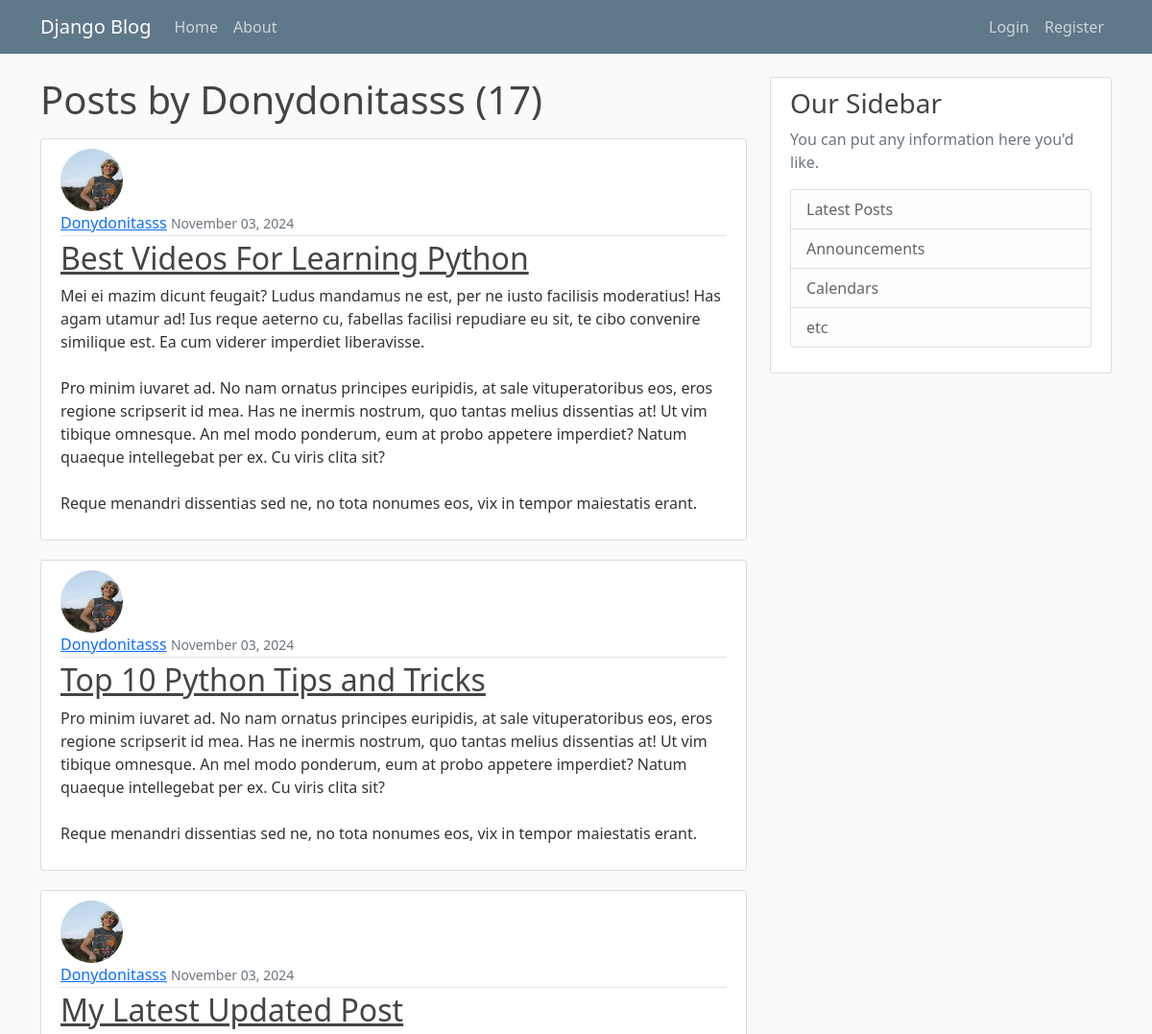
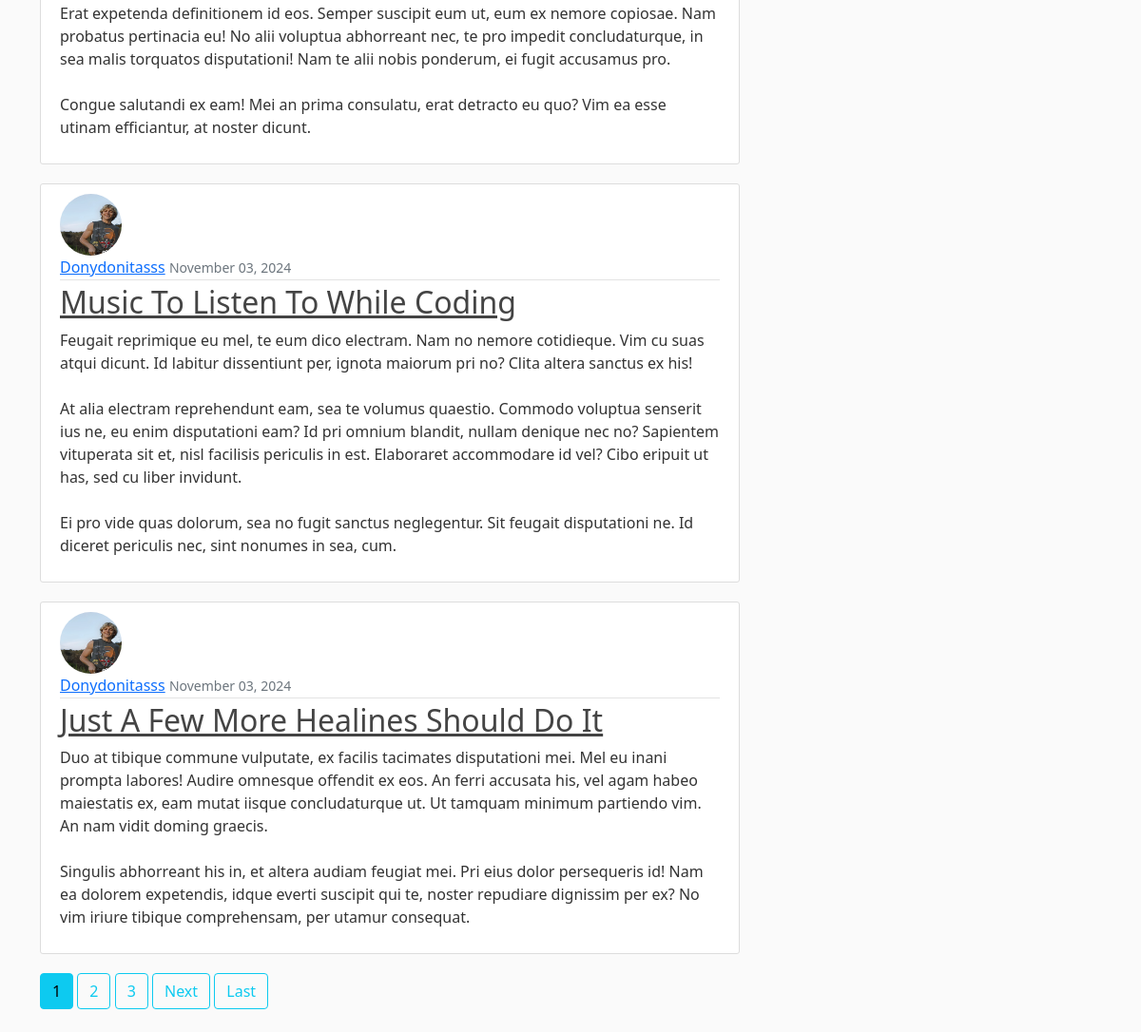
Screenshot of /user/Donydonitasss with the database file from the repository (2 pictures, top to bottom).
### blog/models.py (models this page shows, shortened)
class Post(models.Model):
    title = models.CharField(max_length =100)
    content = models.TextField()
    date_posted = models.DateTimeField(default = timezone.now)
    author = models.ForeignKey (User, on_delete = models.CASCADE)

### user/models.py (models this page shows, shortened)
class Profile(models.Model):
    user = models.OneToOneField(User, on_delete=models.CASCADE)
    image = models.ImageField(default='profile_pics/default.jpg', upload_to='profile_pics')

### blog/views.py (the view)
# urls.py: path('user/<str:username>', UserPostListView.as_view(), name= 'user-posts'),
class UserPostListView(ListView):
    model = Post
    template_name = 'blog/user_posts.html' # <app>/<model>_<viewtype>.html
    context_object_name = 'posts'
    ordering = ['-date_posted']
    paginate_by = 5
    def get_queryset(self):
        user = get_object_or_404(User, username = self.kwargs.get('username'))
        return Post.objects.filter(author=user).order_by('-date_posted')

### blog/templates/blog/user_posts.html (shortened to what this page needs)
{% extends "blog/base.html" %}
{% block content %}
    <h1 class="mb-3"> Posts by {{ view.kwargs.username }} ({{ page_obj.paginator.count }})</h1>
    {% for post in posts %}
    <article class="media content-section">
      <img class="rounded-circle article-img" src="{{ post.author.profile.image.url }}">
        <div class="media-body">
          <div class="article-metadata">
            <a class="mr-2" href="{% url 'user-posts' post.author.username %}">{{ post.author }}</a>
            <small class="text-muted">{{ post.date_posted | date:"F d, Y" }}</small>
          </div>
          <h2><a class="article-title" href="{% url 'post-detail' post.id %}">{{ post.title }}</a></h2>
          <p class="article-content">{{ post.content }}</p>
        </div>
      </article>
    {% endfor %}
    {% if is_paginated %}
      {% for num in page_obj.paginator.page_range %}
        {% if page_obj.number == num %}
          <a class="btn btn-info mb-4" href="?page={{ num }}">{{ num }}</a>
        {% elif num > page_obj.number|add:"-3" and num < page_obj.number|add:"3" %}
          <a class="btn btn-outline-info mb-4" href="?page={{ num }}">{{ num }}</a>
        {% endif %}
      {% endfor %}
      {% if page_obj.has_next %}
        <a class="btn btn-outline-info mb-4" href="?page={{ page_obj.next_page_number }}">Next</a>
        <a class="btn btn-outline-info mb-4" href="?page={{ page_obj.paginator.num_pages }}">Last</a>
      {% endif %}
    {% endif %}
{% endblock content %}

### blog/static/blog/main.css (style rules this page uses)
body { background: #fafafa; color: #333333; margin-top: 5rem; }
h1, h2, h3, h4, h5, h6 { color: #444444; }
.content-section { background: #ffffff; padding: 10px 20px; border: 1px solid #dddddd; border-radius: 3px; margin-bottom: 20px; }
.article-title { color: #444444; }
.article-content { white-space: pre-line; }
.article-img { height: 65px; width: 65px; margin-right: 16px; }
.article-metadata { padding-bottom: 1px; margin-bottom: 4px; border-bottom: 1px solid #e3e3e3 }

### rows the page displays
Post: author.profile.image (picture), author "Donydonitasss", date_posted "November 03, 2024", title "Best Videos For Learning Python", content "Mei ei mazim dicunt feugait? Ludus mandamus ne est, per ne iusto facilisis moderatius! Has agam utamur ad! Ius reque aeterno cu, fabellas facilisi repudiare eu sit, te cibo convenire similique est. Ea cum viderer imperdiet liberavisse. Pro minim iuvaret ad. No nam ornatus principes euripidis, at sale vituperatoribus eos, eros regione scripserit id mea. Has ne inermis nostrum, quo tantas melius dissentias at! Ut vim tibique omnesque. An mel modo ponderum, eum at probo appetere imperdiet? Natum quaeque intellegebat per ex. Cu viris clita sit? Reque menandri dissentias sed ne, no tota nonumes eos, vix in tempor maiestatis erant."
Post: author.profile.image (picture), author "Donydonitasss", date_posted "November 03, 2024", title "Top 10 Python Tips and Tricks", content "Pro minim iuvaret ad. No nam ornatus principes euripidis, at sale vituperatoribus eos, eros regione scripserit id mea. Has ne inermis nostrum, quo tantas melius dissentias at! Ut vim tibique omnesque. An mel modo ponderum, eum at probo appetere imperdiet? Natum quaeque intellegebat per ex. Cu viris clita sit? Reque menandri dissentias sed ne, no tota nonumes eos, vix in tempor maiestatis erant."
Post: author.profile.image (picture), author "Donydonitasss", date_posted "November 03, 2024", title "My Latest Updated Post", content "Erat expetenda definitionem id eos. Semper suscipit eum ut, eum ex nemore copiosae. Nam probatus pertinacia eu! No alii voluptua abhorreant nec, te pro impedit concludaturque, in sea malis torquatos disputationi! Nam te alii nobis ponderum, ei fugit accusamus pro. Congue salutandi ex eam! Mei an prima consulatu, erat detracto eu quo? Vim ea esse utinam efficiantur, at noster dicunt."
Post: author.profile.image (picture), author "Donydonitasss", date_posted "November 03, 2024", title "Music To Listen To While Coding", content "Feugait reprimique eu mel, te eum dico electram. Nam no nemore cotidieque. Vim cu suas atqui dicunt. Id labitur dissentiunt per, ignota maiorum pri no? Clita altera sanctus ex his! At alia electram reprehendunt eam, sea te volumus quaestio. Commodo voluptua senserit ius ne, eu enim disputationi eam? Id pri omnium blandit, nullam denique nec no? Sapientem vituperata sit et, nisl facilisis periculis in est. Elaboraret accommodare id vel? Cibo eripuit ut has, sed cu liber invidunt. Ei pro vide quas dolorum, sea no fugit sanctus neglegentur. Sit feugait disputationi ne. Id diceret periculis nec, sint nonumes in sea, cum."
Post: author.profile.image (picture), author "Donydonitasss", date_posted "November 03, 2024", title "Just A Few More Healines Should Do It", content "Duo at tibique commune vulputate, ex facilis tacimates disputationi mei. Mel eu inani prompta labores! Audire omnesque offendit ex eos. An ferri accusata his, vel agam habeo maiestatis ex, eam mutat iisque concludaturque ut. Ut tamquam minimum partiendo vim. An nam vidit doming graecis. Singulis abhorreant his in, et altera audiam feugiat mei. Pri eius dolor persequeris id! Nam ea dolorem expetendis, idque everti suscipit qui te, noster repudiare dignissim per ex? No vim iriure tibique comprehensam, per utamur consequat."

### other values shown
{{ view.kwargs.username }} "Donydonitasss"
{{ page_obj.paginator.count }} "17"
{{ num }} "1"
{{ num }} "2" "3"
